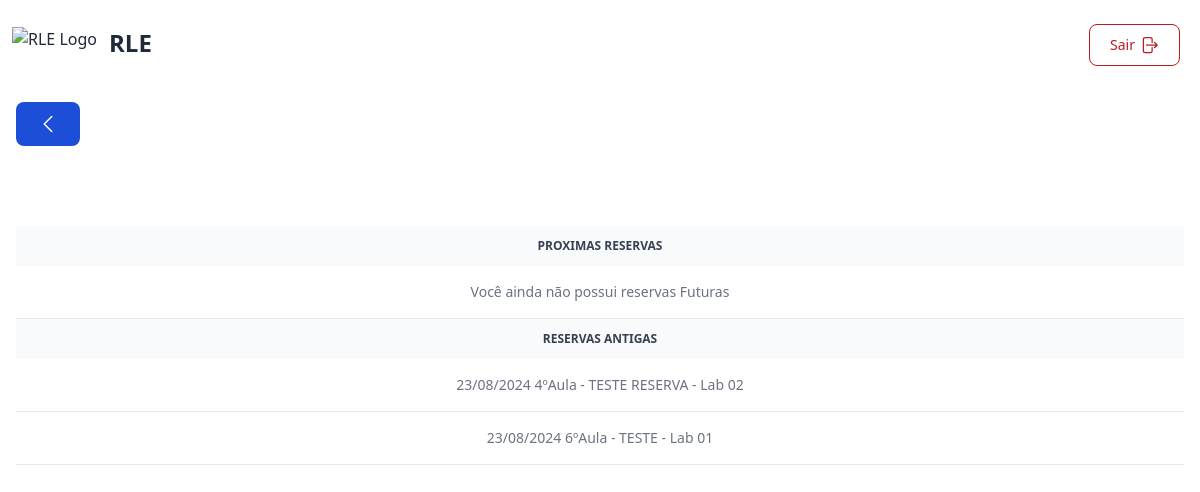
/Professor/reservas.php (signed in), run on an earlier commit of the app's database.
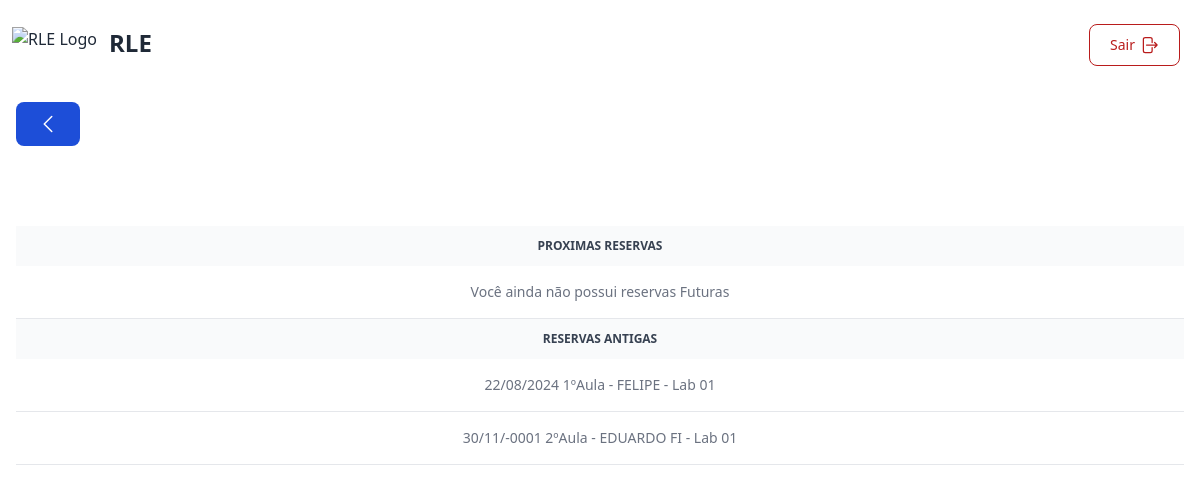
And on a later commit of the database.
### tables this page shows
CREATE TABLE `reserva` (
  `res_cod` int(11) NOT NULL,
  `res_desc` varchar(200) DEFAULT NULL,
  `res_aula` int(11) NOT NULL,
  `res_data` date NOT NULL,
  `res_dataRes` datetime NOT NULL,
  `res_isActive` bit(1) NOT NULL,
  `lab_cod` int(11) NOT NULL,
  `prof_cod` int(11) DEFAULT NULL
);

CREATE TABLE `laboratorio` (
  `lab_cod` int(11) NOT NULL,
  `lab_nome` varchar(40) NOT NULL,
  `lab_desc` varchar(200) DEFAULT NULL,
  `lab_isActive` bit(1) NOT NULL
);

### Professor/reservas.php (the view, shortened to what this page needs)
<?php
include_once ("../navbar2.php");
?>
<div class="px-4 mx-auto max-w-screen-xl ">
<a href="../index.php" class="my-4 text-white bg-blue-700 hover:bg-blue-800 focus:ring-4 focus:outline-none focus:ring-blue-300 font-medium rounded-lg text-sm px-5 py-2.5 text-center inline-flex items-center dark:bg-blue-600 dark:hover:bg-blue-700 dark:focus:ring-blue-800">
        <svg xmlns="http://www.w3.org/2000/svg" fill="none" viewBox="0 0 24 24" stroke-width="1.5" stroke="currentColor" class="size-6">
        <path stroke-linecap="round" stroke-linejoin="round" d="M15.75 19.5 8.25 12l7.5-7.5" />
        </svg>
        </a>
</div>
<div class=" py-8 px-4 mx-auto max-w-screen-xl text-center lg:py-16">
<div class="relative overflow-x-auto">
    <?php
        $cod = $_SESSION['cod'];
        $dia_atual = date("Y-m-d");
        $slq_res_prox = mysqli_query($conexao, "SELECT r.res_aula as aula,r.res_desc as descr,r.res_isActive as active, l.lab_nome as lab, r.res_data as dat FROM reserva as r INNER JOIN laboratorio as l on r.lab_cod=l.lab_cod WHERE r.prof_cod='$cod'AND r.res_data > '".$dia_atual."' ORDER BY r.res_data DESC");
        $quantidade = $slq_res_prox->num_rows;
        if ($quantidade >= 1){
         echo '
         <table class="w-full text-sm text-center rtl:text-right text-gray-500 dark:text-gray-400">
            <thead class="text-xs text-gray-700 uppercase bg-gray-50 dark:bg-gray-700 dark:text-gray-400">
                    <tr>
                        <th colspan=2 scope="col" class="px-6 py-3">
                            Proximas Reservas
                        </th>
                    </tr>
            </thead>
            <tbody>';
            while ($reserva = mysqli_fetch_array($slq_res_prox)) {
               echo '<tr class="bg-white border-b dark:bg-gray-800 dark:border-gray-700">
                <td scope="row" class="px-6 py-4 ">';
                    echo (new DateTime($reserva['dat']))->format('d/m/Y  ');
                '</td>
                <td class="px-6 py-4">';
                    echo $reserva['aula'].'ºAula - '.$reserva['descr'].' - '.$reserva['lab'];
                '</td>
                </tr>
                ';
                }
        }else{
            echo '<table class="w-full text-sm text-center rtl:text-right text-gray-500 dark:text-gray-400">
            <thead class="text-xs text-gray-700 uppercase bg-gray-50 dark:bg-gray-700 dark:text-gray-400">
                    <tr>
                        <th colspan=2 scope="col" class="px-6 py-3">
                            Proximas Reservas
                        </th>
                    </tr>
            </thead>
            <tbody
               <tr class="bg-white border-b dark:bg-gray-800 dark:border-gray-700">
                <td class="px-6 py-4">
                    Você ainda não possui reservas Futuras
                </td>
                </tr>';
        }
        $slq_res_ant = mysqli_query($conexao, "SELECT r.res_aula as aula,r.res_desc as descr,r.res_isActive as active, l.lab_nome as lab, r.res_data as dat FROM reserva as r INNER JOIN laboratorio as l on r.lab_cod=l.lab_cod WHERE r.prof_cod='$cod' AND r.res_data < '".$dia_atual."' ORDER BY r.res_data DESC");
        $quantidade = $slq_res_ant->num_rows;
        if ($quantidade >= 1){
         echo '
            <thead class="text-xs text-gray-700 uppercase bg-gray-50 dark:bg-gray-700 dark:text-gray-400">
                    <tr>
                        <th colspan=2 scope="col" class="px-6 py-3">
                            Reservas Antigas
                        </th>
                    </tr>
            </thead>
            <tbody>';
            while ($reserva = mysqli_fetch_array($slq_res_ant)) {
               echo '<tr class="bg-white border-b dark:bg-gray-800 dark:border-gray-700">
                <td scope="row" class="px-6 py-4 ">';
                    echo (new DateTime($reserva['dat']))->format('d/m/Y  ');
                    echo $reserva['aula'].'ºAula - '.$reserva['descr'].' - '.$reserva['lab'];
                }
        }
         ?>
       </tbody>
       </table>
</div>
</div>
</body>
</html>

What changed in the data, as far as the page shows it:
removed reserva: res_data "23/08/2024", res_aula "4", res_desc "TESTE RESERVA", lab_cod.lab_nome "Lab 02"
removed reserva: res_data "23/08/2024", res_aula "6", res_desc "TESTE", lab_cod.lab_nome "Lab 01"
added reserva: res_data "22/08/2024", res_aula "1", res_desc "FELIPE", lab_cod.lab_nome "Lab 01"
added reserva: res_data "30/11/-0001", res_aula "2", res_desc "EDUARDO FI", lab_cod.lab_nome "Lab 01"
